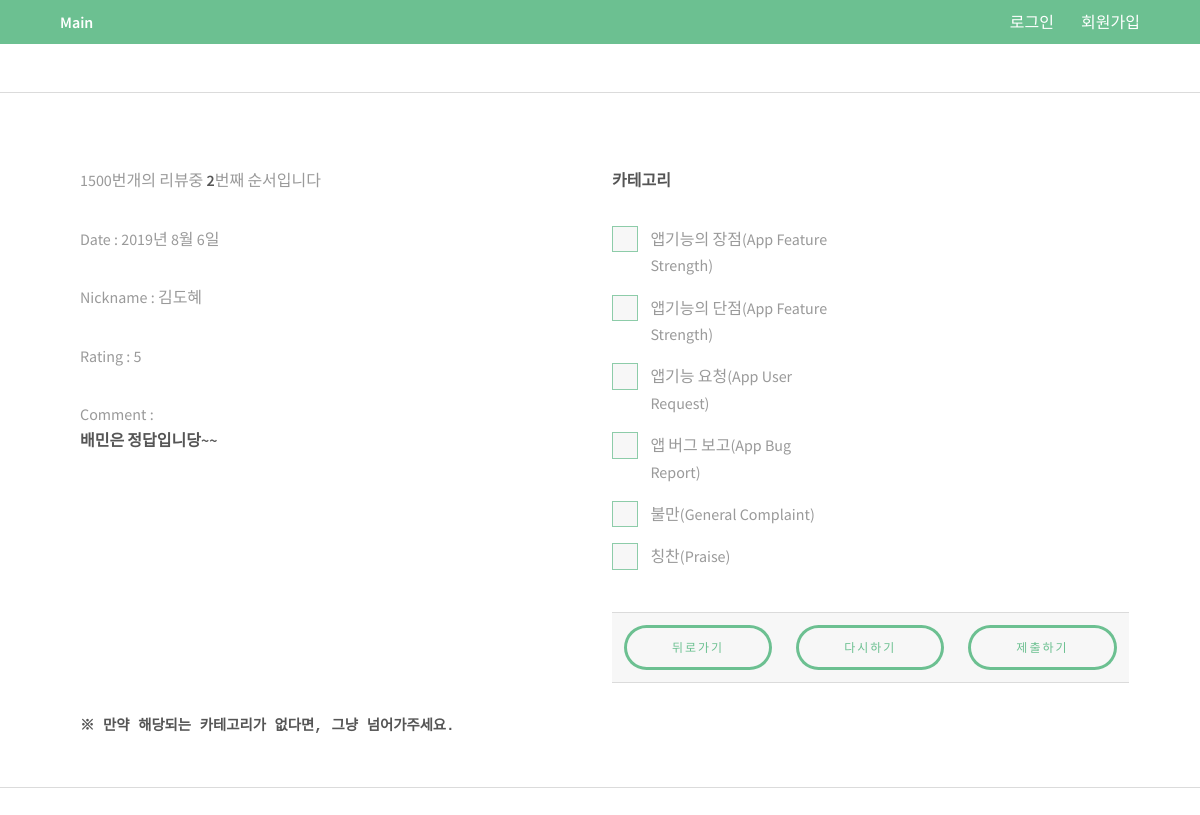
/2, run on the app's committed database.
### classify/models.py (models this page shows)
class Review_data(models.Model): ### 리뷰를 담을 곳
    id = models.IntegerField(primary_key = True)
    nickname = models.CharField(max_length = 20)
    date = models.CharField(max_length = 30)
    rating = models.IntegerField()
    comment = models.TextField(null = True)

### classify/views.py (the view)
# urls.py: path('<int:review_data_id>', views.annotate, name = 'annotate'),
def annotate(request, review_data_id = 1):
    now = datetime.datetime.now()
    data = Review_data.objects.filter(id = review_data_id)
    category = ['c1', 'c2', 'c3', 'c4']
    if request.method == 'POST':
        choice = request.POST.getlist('choice')
        form = ReviewClassifyForm()
        classify = form.save(commit = False)
        classify.user = request.user
        classify.review_id = Review_data.objects.get(id = review_data_id)
        classify.classify = choice
        classify.relase_date = now
        classify.save()
        number = review_data_id + 1
        if number >= 1500:
            return redirect('/')
        return redirect('/{}'.format(str(number)))#("FINISH") #, pk = review_data_id)
    else:
        print('ERROR')
    return render(request, 'classify/classify.html', {'datas': data,
                                                     'categorys' : category}) ## 데이터 셋 하나만 보여주기

### templates/classify/classify.html (shortened to what this page needs)
{% extends "base.html" %}
{% block content %}
<hr class="major" />
<div class="container">
<br>
	<div class="row">
		<section class="6u 12u$(medium)">
			{% for data in datas %}
    			<p>  1500번개의 리뷰중 <strong>{{ data.id }}</strong>번째 순서입니다</p>
                <p> Date : {{ data.date }}</p>
                <p> Nickname : {{ data.nickname  }}</P>
                <p> Rating : {{ data.rating }}</p>
                <p> Comment :<br>
                <strong>{{ data.comment|linebreaksbr}}</strong></p>
            {% endfor %}
		</section>
		<section class="3u 6u(medium) 12u$(small)">
            <p><strong> 카테고리 </strong></p>
                <form method="POST">
					<label for="1">앱기능의 장점(App Feature Strength)</label>
					<label for="2">앱기능의 단점(App Feature Strength)</label>
					<label for="3">앱기능 요청(App User Request)</label>
					<label for="4">앱 버그 보고(App Bug Report)</label>
					<label for="5">불만(General Complaint)</label>
					<label for="6">칭찬(Praise)</label>
                 <br><br>
                 <table>
                     <tr>
                         <td><button type="button" class="btn btn-primary" value="뒤로가기" onClick="history.go(-1)">뒤로가기</button></td>
                         <td><button type="reset" class="btn btn-primary" value="다시하기">다시하기</button></td>
                         <td><button type="submit" class="btn btn-primary" value="제출하기">제출하기</button></td>
                     </tr>
                 </table>
             </form>
         </section>
	</div>
         <pre><strong>※ 만약 해당되는 카테고리가 없다면, 그냥 넘어가주세요.</strong></pre>
</div>
<hr class="major" />
{% endblock %}

### data on the page
Review_data: id "2", date "2019년 8월 6일", nickname "김도혜", rating "5", comment "배민은 정답입니당~~"
